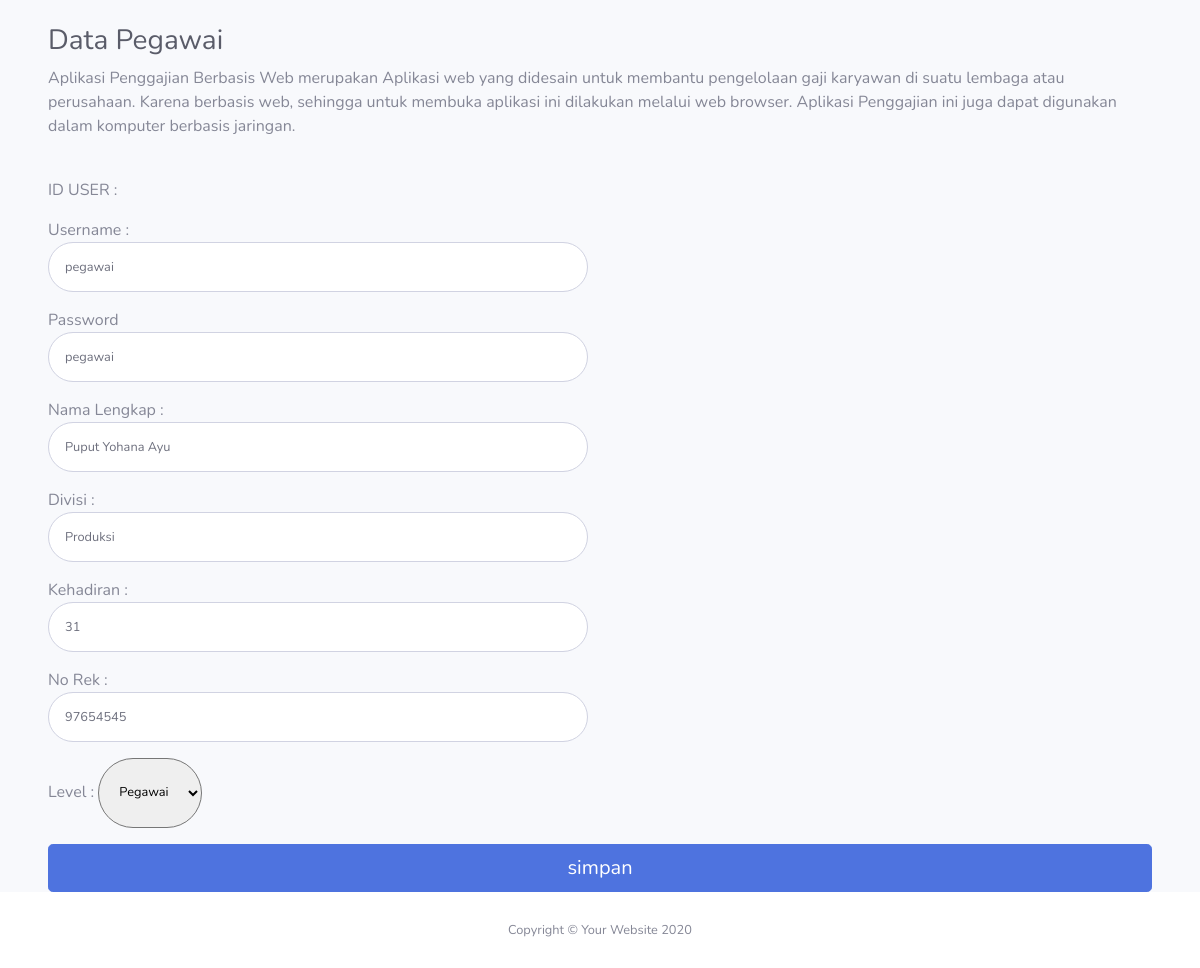
The page /edit_datapegawai.php?iduser=2 on the database its author committed.
### tables this page shows
CREATE TABLE `user` (
  `iduser` int(20) NOT NULL,
  `username` varchar(50) NOT NULL,
  `password` varchar(255) NOT NULL,
  `nama_lengkap` varchar(100) NOT NULL,
  `divisi` varchar(30) NOT NULL,
  `jml_kehadiran` int(20) NOT NULL,
  `no_rek` int(30) NOT NULL,
  `level` enum('pegawai','admin','','') NOT NULL
);

### edit_datapegawai.php (the view, shortened to what this page needs)
<!DOCTYPE html>
<html lang="en">
<head>
    <link href="vendor/fontawesome-free/css/all.min.css" rel="stylesheet" type="text/css">
    <link href="css/sb-admin-2.min.css" rel="stylesheet">
</head>
<body id="page-top">
    <div id="wrapper">
        <div id="content-wrapper" class="d-flex flex-column">
            <div id="content">
                <div class="container-fluid">
                <div class="container-fluid">
                <br>
                    <h1 class="h3 mb-2 text-gray-800">Data Pegawai</h1>
                    <p class="mb-4">Aplikasi Penggajian Berbasis Web merupakan Aplikasi web yang didesain untuk membantu pengelolaan gaji karyawan di suatu lembaga atau perusahaan. Karena berbasis web, sehingga untuk membuka aplikasi ini dilakukan melalui web browser. Aplikasi Penggajian ini juga dapat digunakan dalam komputer berbasis jaringan.</p>
                    <?php
			$iduser = $_GET['iduser'];
			$data = mysqli_query($koneksi, "SELECT * from user where iduser='$iduser' and level = 'pegawai' ");
            $d = mysqli_fetch_array($data);
?>
						<form class="user" method="post" action="update_datapegawai.php">
                                <div class="form-group row">
                                    <div class="col-sm-6 mb-3 mb-sm-0">
                                        ID USER :
                                    </div>
                                </div>
                                <div class="form-group row">
                                    <div class="col-sm-6 mb-3 mb-sm-0">
                                        Username :
                                        <input type="text" class="form-control form-control-user" name ="username" value = "<?php echo $d['username'];?>"  placeholder="Nama Lengkap Anda..">
                                    </div>
                                </div>
                                <div class="form-group row">
                                    <div class="col-sm-6 mb-3 mb-sm-0">
                                        Password
                                        <input type="text" class="form-control form-control-user" name ="password" value = "<?php echo $d['password'];?>"  placeholder="Nama Lengkap Anda..">
                                    </div>
                                </div>
                                <div class="form-group row">
                                    <div class="col-sm-6 mb-3 mb-sm-0">
                                        Nama Lengkap :
                                        <input type="text" class="form-control form-control-user" name ="nama_lengkap" value = "<?php echo $d['nama_lengkap'];?>"  placeholder="Nama Lengkap Anda..">
                                    </div>
                                </div>
                                <div class="form-group row">
                                    <div class="col-sm-6 mb-3 mb-sm-0">
                                        Divisi :
                                        <input type="text" class="form-control form-control-user" name ="divisi" value = "<?php echo $d['divisi'];?>"  placeholder="Nama Lengkap Anda..">
                                    </div>
                                </div>
                                <div class="form-group row">
                                    <div class="col-sm-6 mb-3 mb-sm-0">
                                        Kehadiran :
                                        <input type="text" class="form-control form-control-user" name ="jml_kehadiran" value = "<?php echo $d['jml_kehadiran'];?>"  placeholder="Nama Lengkap Anda..">
                                    </div>
                                </div>
                                <div class="form-group row">
                                    <div class="col-sm-6 mb-3 mb-sm-0">
                                        No Rek :
                                        <input type="text" class="form-control form-control-user" name ="no_rek" value = "<?php echo $d['no_rek'];?>"  placeholder="Nama Lengkap Anda..">
                                    </div>
                                </div>
                                 <div class="form-group row">
                                     <div class="col-sm-6 mb-3 mb-sm-0">
                                     Level :
                                    <select class= "form-control-user" name="level">
                                            <option value="pegawai">Pegawai</option>
                                     </select>
                                     </div>
                                </div>
                               <input class="btn btn-lg btn-primary btn-block" type="submit" value="simpan" name="simpan">
                            </form>
	</div>
                </div>
            </div>
            <footer class="sticky-footer bg-white">
                <div class="container my-auto">
                    <div class="copyright text-center my-auto">
                        <span>Copyright &copy; Your Website 2020</span>
                    </div>
                </div>
            </footer>
        </div>
    </div>
</body>

### rows shown on the page
user: username "pegawai", password "pegawai", nama_lengkap "Puput Yohana Ayu", divisi "Produksi", jml_kehadiran "31", no_rek "97654545"
